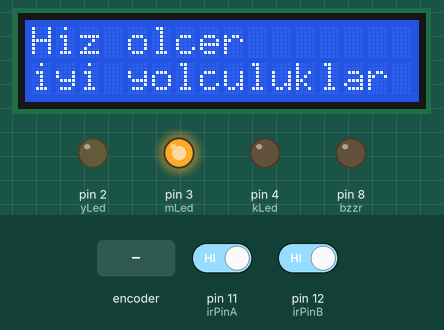
Simulated run of this sketch. Board: Arduino Uno, built with avr-gcc and run on an emulated ATmega328P. Parts: 16×2 character LCD, output pins drawn as LEDs (lit = HIGH). The test bench sets the inputs (shaded band); at power-on: pin 11 (irPinA) HIGH, pin 12 (irPinB) HIGH. What the sketch prints to the serial monitor is not drawn.

Above: at 1.2 s.
1.3 s: rotary encoder on pin 11 (irPinA) / pin 12 (irPinB) turned 1 step (first pin leading)
At 3.9 s:
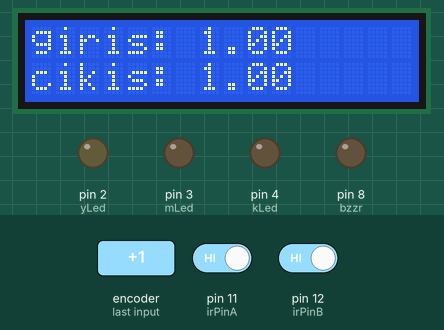
At 7.2 s:
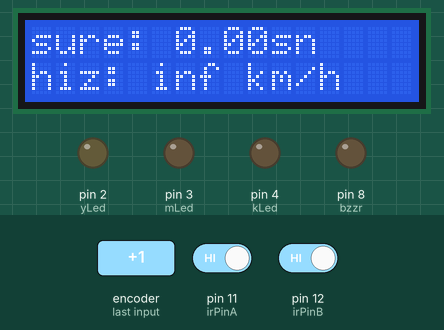
Timing chart, 0 to 10.5 s (numbered marks = the images above; inputs shaded):
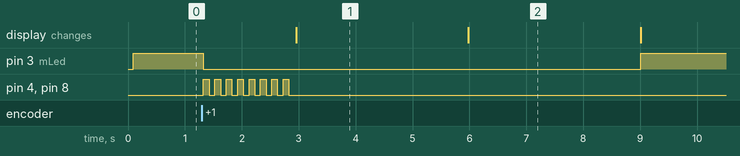

Measured:
- after the input at 1.3 s, pin 3 (mLed): HIGH → LOW at once, → HIGH 7.7 s later; pin 4 (kLed), pin 8 (bzzr): alternates HIGH for 0.10 s and LOW for 0.10 s, 16 changes in all, then stays LOW, starting at once; the display: changes after 1.7 s (image 1)
- what the display in image 1 shows lasts 3.0 s, from 3.0 s to 6.0 s

The sketch:

speedDetector.ino
```cpp
//Kütüphanelerimizi çağırıyoruz
#include <LiquidCrystal_I2C.h>
#include <Wire.h>
//lcd ye bağlı I2c modülü ne "lcd" ismini verdik
LiquidCrystal_I2C lcd(0x27, 16, 2);
int yLed = 2; //2 nolu pine yeşil ledimizi takıyoruz
int mLed = 3; //3 nolu pine mavi ledimizi takıyoruz
int kLed = 4; //4 nolu pine kırmızı ledimizi takıyoruz
int bzzr = 8; // 8nolu pine buzzer imizi takıyoruz
float irPinA = 11; // 11 nolu pine IR sensörümüzü takıyoruz
float irPinB = 12; //// 12 nolu pine diğer IR sensörümüzü takıyoruz
/*************************************************************************/
//devremizde bize yardım edecek tanımlamaları yapıyoruz
float irValA;
float irValB;
float fark;
float hiz;
float t1;
float t2;
unsigned long girisSn = 0;
unsigned long cikisSn = 0;
float yol = 500; // alına yol olarak 500 metre verdik

void configLCD()
{
  //lcd ayarlarını yapıyoruz ; giriş ekranında karşılaştığımız ekran burası
  lcd.setCursor(0, 0);
  lcd.print("Hiz olcer");
  lcd.setCursor(0, 1);
  lcd.print("iyi yolculuklar");
}

void setup()
{
  //Giriş ve çıkışları belirtiyoruz
  pinMode(irPinA, INPUT);
  pinMode(irPinB, INPUT);
  pinMode(mLed, OUTPUT);
  pinMode(yLed, OUTPUT);
  pinMode(kLed, OUTPUT);
  pinMode(bzzr, OUTPUT);

  //seri portumuzu açıyoruz (bilgisayara bağlı iken bilgisayar üzerindenden de değerleri görebilmek için)
  Serial.begin(9600);

  lcd.init(); //lcdyi başlatıyoruz
  lcd.backlight();//lcdmizin arka planındaki ışığı açıyoruz
  configLCD();
}

void loop()
{
  digitalWrite(mLed, HIGH);/*sistemin çalışır durumda olduğunu belirtmek için mavi ledi,
  sürekli yakıyoruz.Ancak Hız aşımı olduğunda bu led bir miktar sönecek*/
  irValA = digitalRead(irPinA);//IR sensörümüzün ilk değerini 11 nolu pinden alıyoruz,(yola giriş)
  irValB = digitalRead(irPinB);//IR sensörümüzün ikinci değerini 12 nolu pinden alıyoruz(yol bitişi)
  if (irValA == LOW)
  {
    girisSn = millis(); // Giriş süresini alıp hafızada saklıyoruz.
  }
  if (irValB == LOW)
  {
    cikisSn = millis(); // çıkış süresini alıp hafızada saklıyoruz
    fark = cikisSn - girisSn; // giriş-çıkış arasındaki farkı buluyoruz buda bizim ne kadar süre yol aldığımızı veriyor
    fark = fark / 1000;/* fark bize milisaniye cinsinden veriliyor.
    ör:3565 ms olsun. biz bunu bine bölerek 3,565 sn olduğunu hafızaya kaydedip adına "fark" diyoruz.
    */
    hiz = yol / fark; // hız=yol/zaman formülü

  //Seri ekranda;giriş-çıkış saniyeleri, giriş ve çıkış saniyeleri arasındaki süre(yolda harcanan süre),ve hızımızı yazdırıyoruz
    Serial.print("giris : ");
    Serial.println(girisSn);
    Serial.print("cikis : ");
    Serial.println(cikisSn);
    Serial.print("fark : ");
    Serial.println(fark);
    Serial.print("hiz : ");
    Serial.println(hiz);

    /*hız; 500km/h in üstünde ise, mavi led ve yeşil ledi söndürüyoruz.
    kırmızı led ve buzzeri 8 kere 100er ms aralıklarla çalıştırıyoruz*/
    if (hiz > 500) {
        digitalWrite(mLed, LOW);
        digitalWrite(yLed, LOW);
      for (int i = 0; i < 8; i++) {
        digitalWrite(kLed, HIGH);
        digitalWrite(bzzr, HIGH);
        delay(100);
        digitalWrite(kLed, LOW);
        digitalWrite(bzzr, LOW);
        delay(100);
      }
    }

    /*eğer hız 500 km/h in altında ise yeşil led yanıyor.
    Herhangi bir sorun olmadığı için (hız aşımı olmadığı için) mavi ledde yanmaya devam ediyor*/
    else {

      digitalWrite(yLed, HIGH);
      delay(1000);
      digitalWrite(yLed, LOW);


    }

  //değerleri LCD ekrana yazdırma komutları
  lcd.clear(); // lcd yi temizliyoruz
  t1 = girisSn / 1000; // t1 = giriş süresi /1000
  t2 = cikisSn / 1000; // t2 = çıkış süresi /1000
  lcd.setCursor(0, 0); /* lcd miz 16x2 lik, 16 sütun ve 2 satır. sayımlar proğramlamada 0,1,2,3... diye gider. 0. satır 0.sütündan
  itibaren yazdırıyoruz*/
  lcd.print("giris: ");
  lcd.print(t1);
  /*1. satır 0.sütündan itibaren yazdırıyoruz*/
  lcd.setCursor(0, 1);
  lcd.print("cikis: ");
  lcd.print(t2);
  delay(3000); // 3sn bu ekranda bekle
  lcd.clear(); // lcd yi temizle
  lcd.setCursor(0, 0);
  lcd.print("sure: ");
  lcd.print(fark);
  lcd.print("sn");
  lcd.setCursor(0, 1);
  lcd.print("hiz: ");
  lcd.print(hiz);
  lcd.print(" km/h");
  delay(3000);
  lcd.clear();
  configLCD();// tekrardan lcd nin giriş ekranındaki gibi gözükmesi için bunu yapıyoruz.
  }
  }
```
